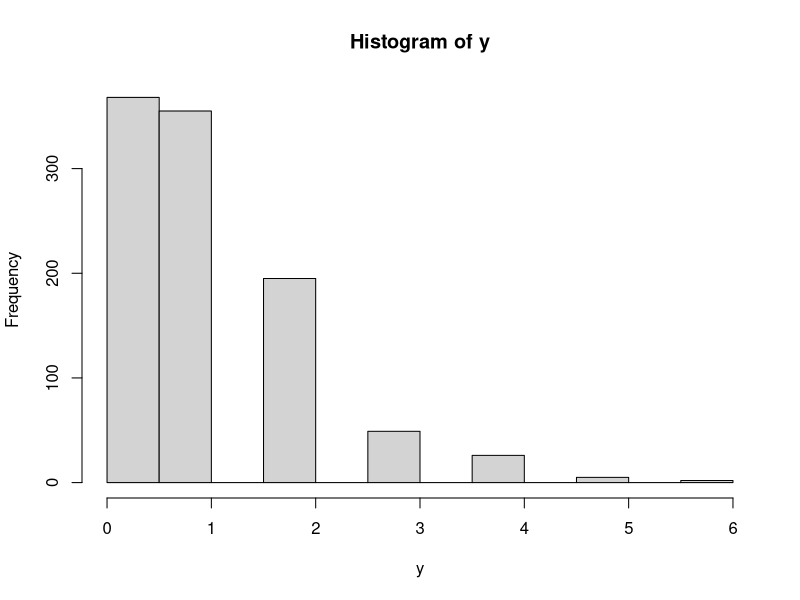

This figure's R source: (Note: this script raises an error after producing the figure.)
## ---- chunk 1
knitr::opts_chunk$set(echo = TRUE)
## ---- chunk 2
set.seed(10)
y <- rpois(1000, 1)
mean(y)
hist(y)
#y
fit <- glm(y ~ 1, family = poisson(link = "log"))
fit$coefficients

resD <- resid(fit)
resP <- resid(fit, type = "pearson")
resQ <- qresid(fit)

rs1 <- sum(fit$weights * fit$residuals^2)
rs2 <- sum(resP^2)
rs3 <- sum(resD^2)

summary(fit)

# goodness of fit test
1 - pchisq(rs2, df = 0)
pchisq(c(1, 2, 10, 100, 300), df = 10)

#qqnorm(resD)
#qqline(resD)
#title("q-q plot for deviance residual")

#qqnorm(resP)
#qqline(resP)
#title("q-q plot for pearson residual")

#qqnorm(resQ)
#qqline(resQ)
#title("q-q plot for quantile residual")

## ---- chunk 3
data("seabirds"); str(seabirds)
fit <- glm(Count ~ Quadrat + factor(Species), data = seabirds, family = poisson(link = "log"))
fit

resD <- resid(fit)
resP <- resid(fit, type = "pearson")
f <- fitted(fit)
plot(f, res)

1 - pchisq(c(fit$deviance, sum(resP^2)), df = 1)
## ---- chunk 4
y <- c(15, 26, 4); x <- c(1/4, 1/2, 1/4)
fit <- glm( y ~ 0+x, family=poisson)
summary(fit)
pearson.gof <- sum(fit$weights * fit$residuals^2)
resPearson <- resid(fit, type = "pearson")
1 - pchisq(sum(resPearson^2), df = 2)
1 - pchisq(fit$deviance, df = 2)
